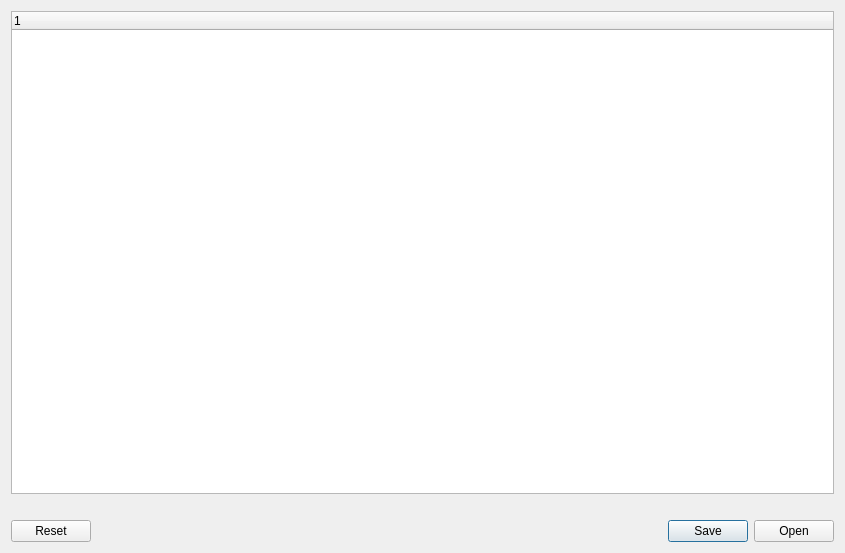
<?xml version="1.0" encoding="UTF-8"?>
<ui version="4.0">
 <class>DevicePacketLogView</class>
 <widget class="QDialog" name="DevicePacketLogView">
  <property name="geometry">
   <rect>
    <x>0</x>
    <y>0</y>
    <width>845</width>
    <height>553</height>
   </rect>
  </property>
  <property name="windowTitle">
   <string>Device Log</string>
  </property>
  <layout class="QVBoxLayout" name="verticalLayout">
   <item>
    <widget class="QTreeWidget" name="tree">
     <property name="headerHidden">
      <bool>false</bool>
     </property>
     <column>
      <property name="text">
       <string notr="true">1</string>
      </property>
     </column>
    </widget>
   </item>
   <item>
    <widget class="QLabel" name="status">
     <property name="text">
      <string/>
     </property>
    </widget>
   </item>
   <item>
    <widget class="QDialogButtonBox" name="buttonBox">
     <property name="orientation">
      <enum>Qt::Horizontal</enum>
     </property>
     <property name="standardButtons">
      <set>QDialogButtonBox::Open|QDialogButtonBox::Reset|QDialogButtonBox::Save</set>
     </property>
    </widget>
   </item>
  </layout>
 </widget>
 <resources/>
 <connections/>
</ui>
